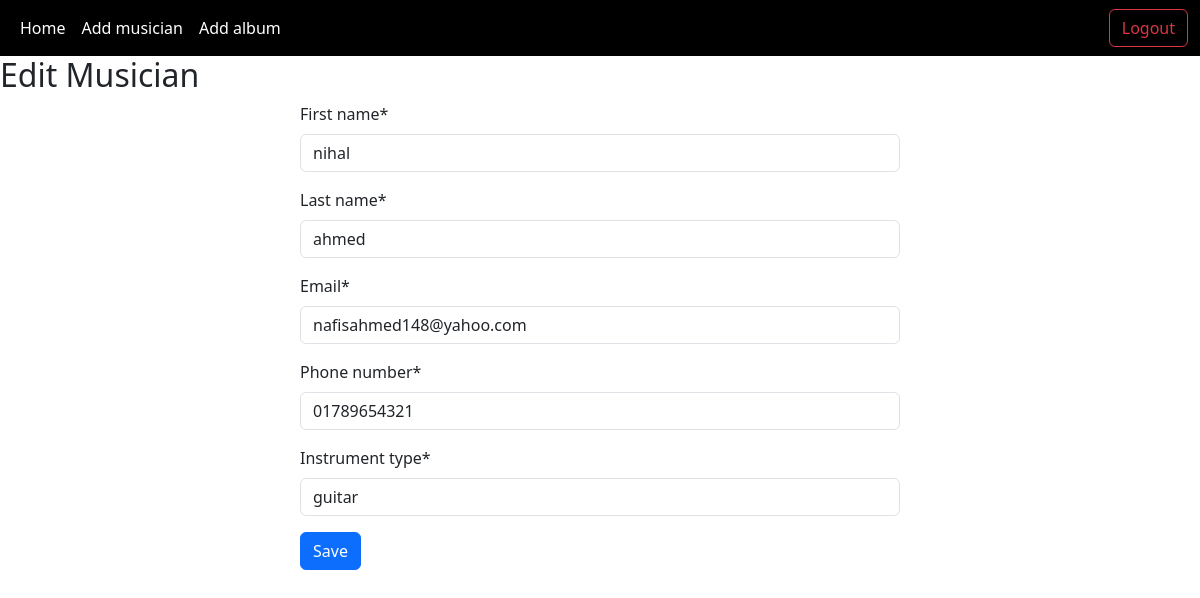
/edit_musician/1/ (signed in), run on the app's committed database.
### user/models.py (models this page shows, shortened)
class Musician(models.Model):
    first_name = models.CharField(max_length=50)
    last_name = models.CharField(max_length=50)
    email = models.EmailField()
    phone_number = models.CharField(max_length=15)
    instrument_type = models.CharField(max_length=50)

### user/views.py (the view)
# urls.py: path('edit_musician/<int:id>/', editmusician.as_view(), name='edit_musician'),
@method_decorator(login_required, name='dispatch')
class editmusician(UpdateView):
    model = models.Musician
    form_class = forms.MusicianForm
    template_name = 'add_musician.html'
    pk_url_kwarg = 'id'
    success_url = reverse_lazy('home')

### user/forms.py
class MusicianForm(forms.ModelForm):
    class Meta:
        model = Musician
        fields = '__all__'

### user/templates/add_musician.html (shortened to what this page needs)
{% extends 'base.html' %}
{% block content %}
{% load crispy_forms_tags %}
<h2>Edit Musician</h2>
<form method="post" style="width: 50%; margin: auto;">
  {{ form|crispy }}
  <button type="submit" class="btn btn-primary">Save</button>
</form>
{% endblock %}

### data on the page
Musician: first_name "nihal", last_name "ahmed", email "nafisahmed148@yahoo.com", phone_number "01789654321", instrument_type "guitar"
